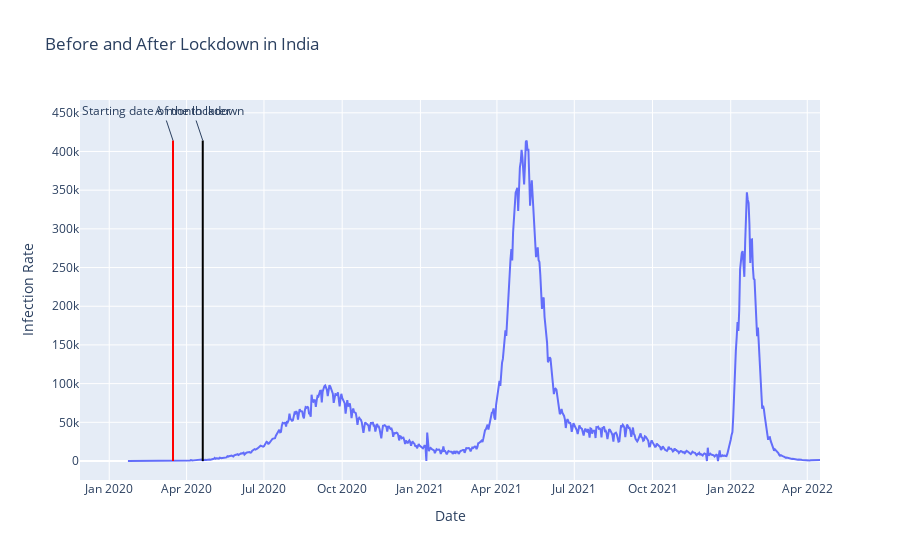

Notebook cell for this chart:
### Code cell
#Task 4.4: Let's do the visualization

fig = px.line(df_india, x="Date", y="Infection Rate", title = "Before and After Lockdown in India")
fig.add_shape(
    dict(
    type="line",
    x0=india_lockdown_start_date,
    y0=0,
    x1=india_lockdown_start_date,
    y1=df_india["Infection Rate"].max(),
    line=dict(color="red", width=2)
    )
)

fig.add_annotation(
    dict(
    x = india_lockdown_start_date,
    y = df_india["Infection Rate"].max(),
    text = "Starting date of the lockdown"
    )
)

fig.add_shape(
    dict(
    type="line",
    x0=india_lockdown_a_month_later,
    y0=0,
    x1=india_lockdown_a_month_later,
    y1=df_india["Infection Rate"].max(),
    line=dict(color="black", width=2)
    )
)

fig.add_annotation(
    dict(
    x = india_lockdown_a_month_later,
    y = df_india["Infection Rate"].max(),
    text = "A month later"
    )
)

### Figure 1 — Plotly figure (JSON) as saved in the notebook; plotly's stock layout.template omitted (floating-point values rounded to 4 significant figures; data arrays with more than 128 entries replaced by an {"elided": "..."} marker saying what was removed)
{"data": [{"hovertemplate": "Date=%{x}<br>Infection Rate=%{y}<extra></extra>", "legendgroup": "", "line": {"color": "#636efa", "dash": "solid"}, "marker": {"symbol": "circle"}, "mode": "lines", "name": "", "orientation": "v", "showlegend": false, "type": "scatter", "x": {"elided": "816 str values"}, "xaxis": "x", "y": {"elided": "816 int values"}, "yaxis": "y"}], "layout": {"annotations": [{"text": "Starting date of the lockdown", "x": "2020-03-16", "y": 414188}, {"text": "A month later", "x": "2020-04-20", "y": 414188}], "legend": {"tracegroupgap": 0}, "shapes": [{"line": {"color": "red", "width": 2}, "type": "line", "x0": "2020-03-16", "x1": "2020-03-16", "y0": 0, "y1": 414188}, {"line": {"color": "black", "width": 2}, "type": "line", "x0": "2020-04-20", "x1": "2020-04-20", "y0": 0, "y1": 414188}], "title": {"text": "Before and After Lockdown in India"}, "xaxis": {"anchor": "y", "domain": [0, 1], "title": {"text": "Date"}}, "yaxis": {"anchor": "x", "domain": [0, 1], "title": {"text": "Infection Rate"}}}}
